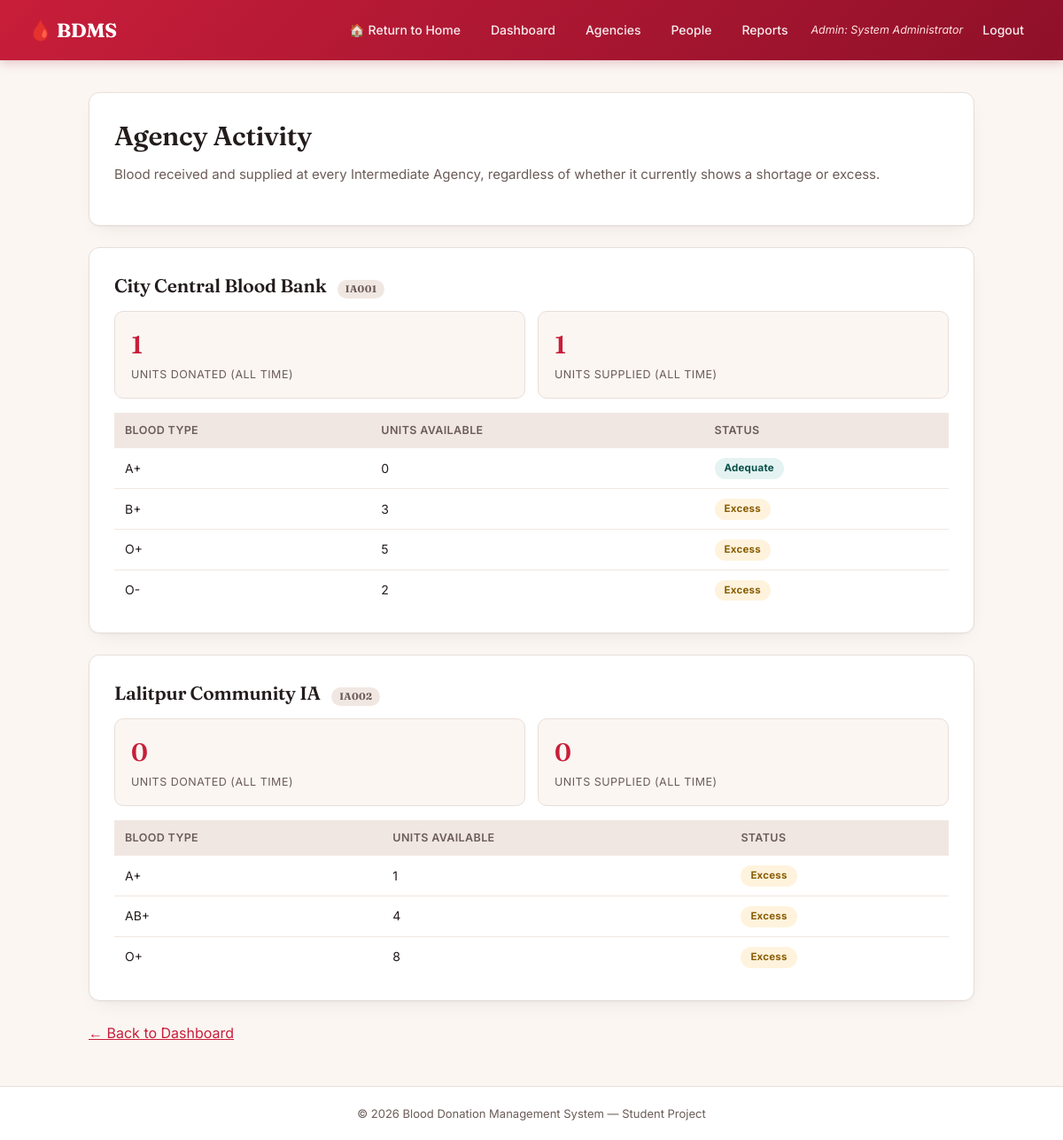
The app's page /admin/agency_activity.php (signed in) with its own data.
### tables this page shows
CREATE TABLE `agency` (
  `agency_id` varchar(20) NOT NULL,
  `agency_type` enum('IA','TA') NOT NULL,
  `agency_name` varchar(100) NOT NULL,
  `location` varchar(150) DEFAULT NULL,
  PRIMARY KEY (`agency_id`)
);

CREATE TABLE `local_inventory` (
  `agency_id` varchar(20) NOT NULL,
  `blood_type` enum('A+','A-','B+','B-','AB+','AB-','O+','O-') NOT NULL,
  `units_available` int(11) NOT NULL DEFAULT 0,
  `last_update` datetime DEFAULT current_timestamp() ON UPDATE current_timestamp(),
  PRIMARY KEY (`agency_id`,`blood_type`),
  CONSTRAINT `local_inventory_ibfk_1` FOREIGN KEY (`agency_id`) REFERENCES `intermediate_agency` (`agency_id`) ON DELETE CASCADE
);

### admin/agency_activity.php (the view, shortened to what this page needs)
<?php
require_once __DIR__ . "/../includes/db_connect.php";
$agencies = $conn->query("SELECT agency_id, agency_name, location FROM agency WHERE agency_type = 'IA' ORDER BY agency_id");
$iaList = [];
while ($a = $agencies->fetch_assoc()) { $iaList[] = $a; }
require_once __DIR__ . "/../includes/header.php";
?>
<div class="card">
    <h1>Agency Activity</h1>
    <p class="subtitle">Blood received and supplied at every Intermediate Agency, regardless of whether it currently shows a shortage or excess.</p>
</div>
<?php foreach ($iaList as $ia): ?>
<?php
$agencyId = $ia['agency_id'];
$totalDonated = $conn->query("SELECT COALESCE(SUM(blood_units),0) u FROM donation WHERE agency_id = '" . $conn->real_escape_string($agencyId) . "'")->fetch_assoc()['u'];
$totalSupplied = $conn->query("SELECT COALESCE(SUM(units_requested),0) u FROM blood_request
                                WHERE agency_id = '" . $conn->real_escape_string($agencyId) . "'
                                AND status IN ('FULFILLED_LOCALLY','FULFILLED_BY_TRANSFER')")->fetch_assoc()['u'];
$stock = $conn->query("SELECT li.blood_type, li.units_available,
                               EXISTS(
                                   SELECT 1 FROM blood_request br
                                   WHERE br.agency_id = li.agency_id AND br.blood_type = li.blood_type
                                   AND br.status IN ('PENDING','FORWARDED_TO_BDMS')
                               ) AS has_demand
                        FROM local_inventory li
                        WHERE li.agency_id = '" . $conn->real_escape_string($agencyId) . "'
                        ORDER BY li.blood_type");
?>
<div class="card">
    <h2><?php echo htmlspecialchars($ia['agency_name']); ?> <span class="tag"><?php echo htmlspecialchars($agencyId); ?></span></h2>
    <div class="stat-grid" style="margin-bottom:16px;">
        <div class="stat-tile"><div class="stat-value"><?php echo $totalDonated; ?></div><div class="stat-label">Units Donated (All Time)</div></div>
        <div class="stat-tile"><div class="stat-value"><?php echo $totalSupplied; ?></div><div class="stat-label">Units Supplied (All Time)</div></div>
    </div>
    <table>
        <tr><th>Blood Type</th><th>Units Available</th><th>Status</th></tr>
        <?php while ($row = $stock->fetch_assoc()):
            $units = (int)$row['units_available'];
            $hasDemand = (int)$row['has_demand'] === 1;
            $shortage = $units === 0 && $hasDemand;
            $excess = $units > 0 && !$hasDemand;
        ?>
        <tr>
            <td><?php echo $row['blood_type']; ?></td>
            <td><?php echo $units; ?></td>
            <td>
                <?php if ($shortage): ?>
                    <span class="badge badge-low">Deficit</span>
                <?php elseif ($excess): ?>
                    <span class="badge badge-excess">Excess</span>
                <?php else: ?>
                    <span class="badge badge-ok">Adequate</span>
                <?php endif; ?>
            </td>
        </tr>
        <?php endwhile; ?>
    </table>
</div>
<?php endforeach; ?>
<p><a href="dashboard.php">&larr; Back to Dashboard</a></p>
<?php require_once __DIR__ . "/../includes/footer.php"; ?>

### includes/header.php (shortened to what this page needs)
<?php
$isAdmin  = !empty($_SESSION["admin_id"]);
$isIa     = !empty($_SESSION["ia_staff_id"]);
$isTa     = !empty($_SESSION["ta_staff_id"]);
$isPerson = !empty($_SESSION["person_id"]);
$loggedIn = $isAdmin || $isIa || $isTa || $isPerson;
?>
<!DOCTYPE html>
<html lang="en">
<head>
<link rel="stylesheet" href="../assets/style.css">
</head>
<body>
<header class="site-header">
    <div class="logo"><a href="../index.php" style="color:#fff;text-decoration:none;">🩸 BDMS</a></div>
    <nav>
        <?php if ($loggedIn): ?>
            <a href="../index.php">🏠 Return to Home</a>
            <?php if ($isAdmin): ?>
                <a href="../admin/dashboard.php">Dashboard</a>
                <a href="../admin/manage_agencies.php">Agencies</a>
                <a href="../admin/people.php">People</a>
                <a href="../admin/reports.php">Reports</a>
                <span class="nav-user">Admin: <?php echo htmlspecialchars($_SESSION["admin_name"]); ?></span>
                <a href="../admin/logout.php">Logout</a>
            <?php elseif ($isIa): ?>
                <a href="../ia/dashboard.php">Dashboard</a>
                <span class="nav-user">IA: <?php echo htmlspecialchars($_SESSION["ia_staff_name"]); ?></span>
                <a href="../ia/logout.php">Logout</a>
            <?php elseif ($isTa): ?>
                <a href="../transport/dashboard.php">Dashboard</a>
                <span class="nav-user">Transport: <?php echo htmlspecialchars($_SESSION["ta_staff_name"]); ?></span>
                <a href="../transport/logout.php">Logout</a>
            <?php elseif ($isPerson): ?>
                <a href="../person/dashboard.php">My Account</a>
                <span class="nav-user"><?php echo htmlspecialchars($_SESSION["person_name"]); ?></span>
                <a href="../person/logout.php">Logout</a>
            <?php endif; ?>
        <?php endif; ?>
    </nav>
</header>
<main class="container">

### includes/footer.php (shortened to what this page needs)
</main>
<footer class="site-footer">
    <p>&copy; <?php echo date("Y"); ?> Blood Donation Management System — Student Project</p>
</footer>
</body>
</html>

### assets/style.css (style rules this page uses)
:root { --paper: #FBF6F2; --paper-raised: #FFFFFF; --ink: #241C1C; --ink-soft: #6B5C58; --crimson: #C81E3A; --crimson-deep: #8F1029; --crimson-wash: #FDEBEE; --teal: #0F6E66; --teal-wash: #E4F3F1; --amber: #B8790A; --amber-wash: #FFF3DD; --line: #E9DED9; --line-soft: #F1E7E2; --radius: 12px; --shadow: 0 1px 2px rgba(36,28,28,0.04), 0 8px 24px -12px rgba(36,28,28,0.12); }
* { box-sizing: border-box; margin: 0; padding: 0; }
body { font-family: "Inter", "Segoe UI", Arial, sans-serif; background: var(--paper); color: var(--ink); line-height: 1.55; -webkit-font-smoothing: antialiased; }
h1, h2, h3 { font-family: "Fraunces", Georgia, serif; color: var(--ink); letter-spacing: -0.01em; }
h1 { font-size: 30px; font-weight: 600; margin-bottom: 8px; }
h2 { font-size: 21px; font-weight: 600; margin-bottom: 12px; }
p.subtitle { color: var(--ink-soft); margin-bottom: 20px; font-size: 15px; }
a { color: var(--crimson); }
.site-header { background: linear-gradient(135deg, var(--crimson) 0%, var(--crimson-deep) 100%); color: #fff; display: flex; align-items: center; justify-content: space-between; padding: 16px 32px; flex-wrap: wrap; gap: 10px; box-shadow: 0 2px 12px rgba(143,16,41,0.25); }
.site-header .logo { font-family: "Fraunces", Georgia, serif; font-size: 22px; font-weight: 700; letter-spacing: -0.01em; display: flex; align-items: center; gap: 8px; }
.site-header nav { display: flex; align-items: center; flex-wrap: wrap; gap: 4px; }
.site-header nav a { color: rgba(255,255,255,0.92); text-decoration: none; margin-left: 6px; padding: 7px 12px; border-radius: 999px; font-size: 14px; font-weight: 500; transition: background 0.15s ease; }
.site-header nav .nav-user { color: #ffe0e0; margin-left: 10px; font-size: 12.5px; font-style: italic; white-space: nowrap; }
.container { max-width: 1040px; margin: 36px auto; padding: 0 20px; min-height: 60vh; }
.site-footer { text-align: center; padding: 20px; font-size: 13px; color: var(--ink-soft); background: var(--paper-raised); border-top: 1px solid var(--line); margin-top: 48px; }
.card { background: var(--paper-raised); border: 1px solid var(--line); border-radius: var(--radius); padding: 26px 28px; margin-bottom: 24px; box-shadow: var(--shadow); }
table { width: 100%; border-collapse: collapse; margin-top: 12px; background: var(--paper-raised); font-size: 14px; }
table th, table td { border-bottom: 1px solid var(--line-soft); padding: 10px 12px; text-align: left; vertical-align: middle; }
table th { background: var(--line-soft); font-weight: 600; font-size: 12.5px; text-transform: uppercase; letter-spacing: 0.03em; color: var(--ink-soft); }
table tr:last-child td { border-bottom: none; }
.badge { display: inline-block; padding: 3px 11px; border-radius: 999px; font-size: 11.5px; font-weight: 700; letter-spacing: 0.02em; }
.badge-ok { background: var(--teal-wash); color: #0a4f49; }
.badge-excess { background: var(--amber-wash); color: #8a5e05; }
.stat-grid { display: grid; grid-template-columns: repeat(auto-fit, minmax(160px, 1fr)); gap: 14px; margin-top: 6px; }
.stat-tile { background: var(--paper); border: 1px solid var(--line); border-radius: 10px; padding: 16px 18px; }
.stat-tile .stat-value { font-family: "Fraunces", Georgia, serif; font-size: 28px; font-weight: 600; color: var(--crimson); }
.stat-tile .stat-label { font-size: 12.5px; color: var(--ink-soft); text-transform: uppercase; letter-spacing: 0.04em; margin-top: 2px; }
.tag { display: inline-block; font-size: 11px; font-weight: 700; letter-spacing: 0.03em; text-transform: uppercase; background: var(--line-soft); color: var(--ink-soft); padding: 2px 9px; border-radius: 999px; margin-left: 8px; }

### records on screen
agency: agency_name "City Central Blood Bank", agency_id "IA001", totalDonated "1", totalSupplied "1"
local_inventory: blood_type "A+", units_available "0", shows "Adequate"
local_inventory: blood_type "B+", units_available "3", shows "Excess"
local_inventory: blood_type "O+", units_available "5", shows "Excess"
local_inventory: blood_type "O-", units_available "2", shows "Excess"
agency: agency_name "Lalitpur Community IA", agency_id "IA002", totalDonated "0", totalSupplied "0"
local_inventory: blood_type "A+", units_available "1", shows "Excess"
local_inventory: blood_type "AB+", units_available "4", shows "Excess"
local_inventory: blood_type "O+", units_available "8", shows "Excess"

### other values on screen
$_SESSION["admin_name"] "System Administrator"
